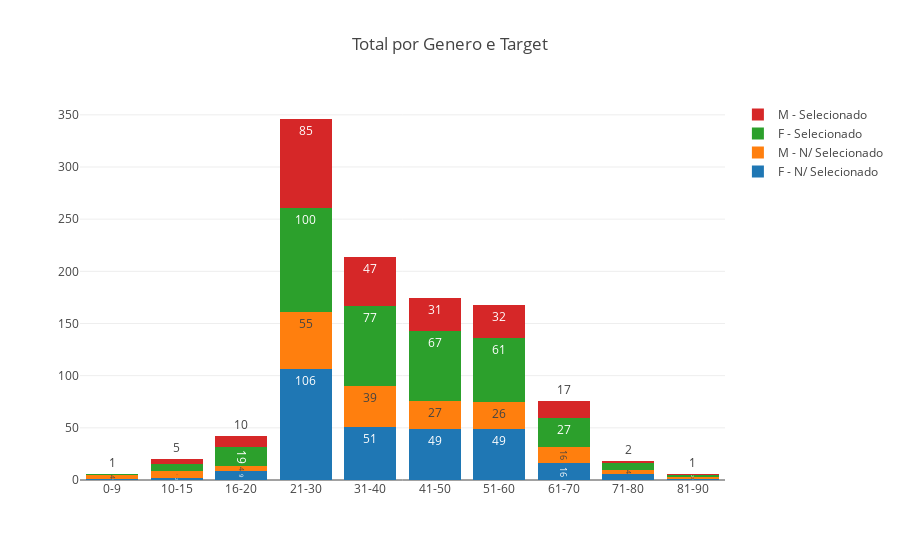

The code cell stored with this chart in its notebook:
### Code cell
trace1 = go.Bar(
    x=n_x_m,
    y=n_y_m,
    name='F - N/ Selecionado',
    text=n_y_m,
    textposition = 'auto'
)
trace2 = go.Bar(
    x=n_x_h,
    y=n_y_h,
    name='M - N/ Selecionado',
    text=n_y_h,
    textposition = 'auto'
)

trace3 = go.Bar(
    x=s_x_m,
    y=s_y_m,
    name='F - Selecionado',
    text=s_y_m,
    textposition = 'auto'
)
trace4 = go.Bar(
    x=s_x_h,
    y=s_y_h,
    name='M - Selecionado',
    text=s_y_h,
    textposition = 'auto'
)



data = [trace1, trace2,trace3,trace4]
layout = go.Layout(title='Total por Genero e Target',
    barmode='stack',
#     width=400*3.18, 
#     height=1.3*660,  #960
)

fig = go.Figure(data=data, layout=layout)
iplot(fig, filename='stacked-bar')
#     plotly.offline.plot(fig)
plotly.offline.plot(fig, filename = '%s.html'%'Total Genero', auto_open=True)

### Figure 1 — Plotly figure (JSON) as saved in the notebook; plotly's stock layout.template omitted (floating-point values rounded to 4 significant figures)
{"data": [{"name": "F - N/ Selecionado", "text": ["1", "2", "9", "106", "51", "49", "49", "16", "6", "1"], "textposition": "auto", "type": "bar", "uid": "836b08ba-f165-4621-a1c1-93c40db796c9", "x": ["0-9", "10-15", "16-20", "21-30", "31-40", "41-50", "51-60", "61-70", "71-80", "81-90"], "y": [1, 2, 9, 106, 51, 49, 49, 16, 6, 1]}, {"name": "M - N/ Selecionado", "text": ["4", "7", "4", "55", "39", "27", "26", "16", "4", "2"], "textposition": "auto", "type": "bar", "uid": "03d819fc-8050-42e0-85c4-7b41edd4122e", "x": ["0-9", "10-15", "16-20", "21-30", "31-40", "41-50", "51-60", "61-70", "71-80", "81-90"], "y": [4, 7, 4, 55, 39, 27, 26, 16, 4, 2]}, {"name": "F - Selecionado", "text": ["1", "6", "19", "100", "77", "67", "61", "27", "6", "2"], "textposition": "auto", "type": "bar", "uid": "377c9d85-60be-4e4a-8082-7b5b8823332e", "x": ["0-9", "10-15", "16-20", "21-30", "31-40", "41-50", "51-60", "61-70", "71-80", "81-90"], "y": [1, 6, 19, 100, 77, 67, 61, 27, 6, 2]}, {"name": "M - Selecionado", "text": ["0", "5", "10", "85", "47", "31", "32", "17", "2", "1"], "textposition": "auto", "type": "bar", "uid": "0fb0be63-73e1-414e-af1e-047bbca76f4f", "x": ["0-9", "10-15", "16-20", "21-30", "31-40", "41-50", "51-60", "61-70", "71-80", "81-90"], "y": [0, 5, 10, 85, 47, 31, 32, 17, 2, 1]}], "layout": {"autosize": true, "barmode": "stack", "title": {"text": "Total por Genero e Target"}, "xaxis": {"autorange": true, "range": [-0.5, 9.5], "type": "category"}, "yaxis": {"autorange": true, "range": [0, 364.2], "type": "linear"}}}
